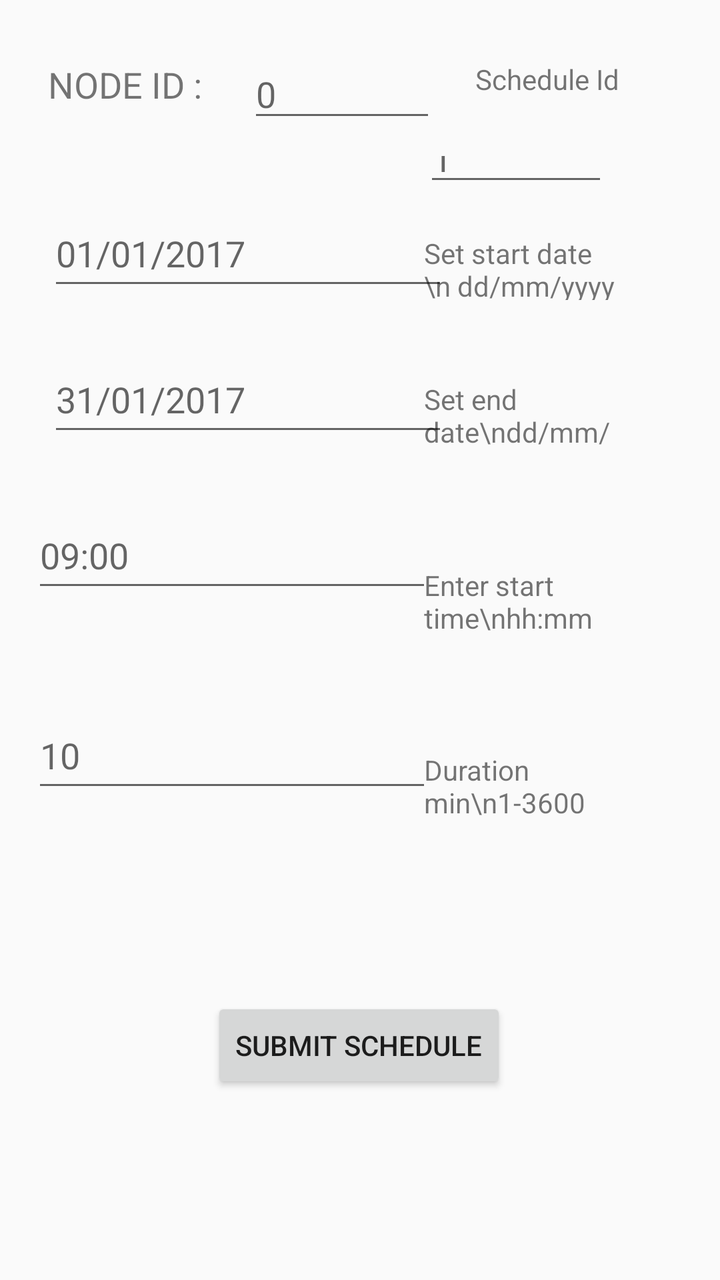
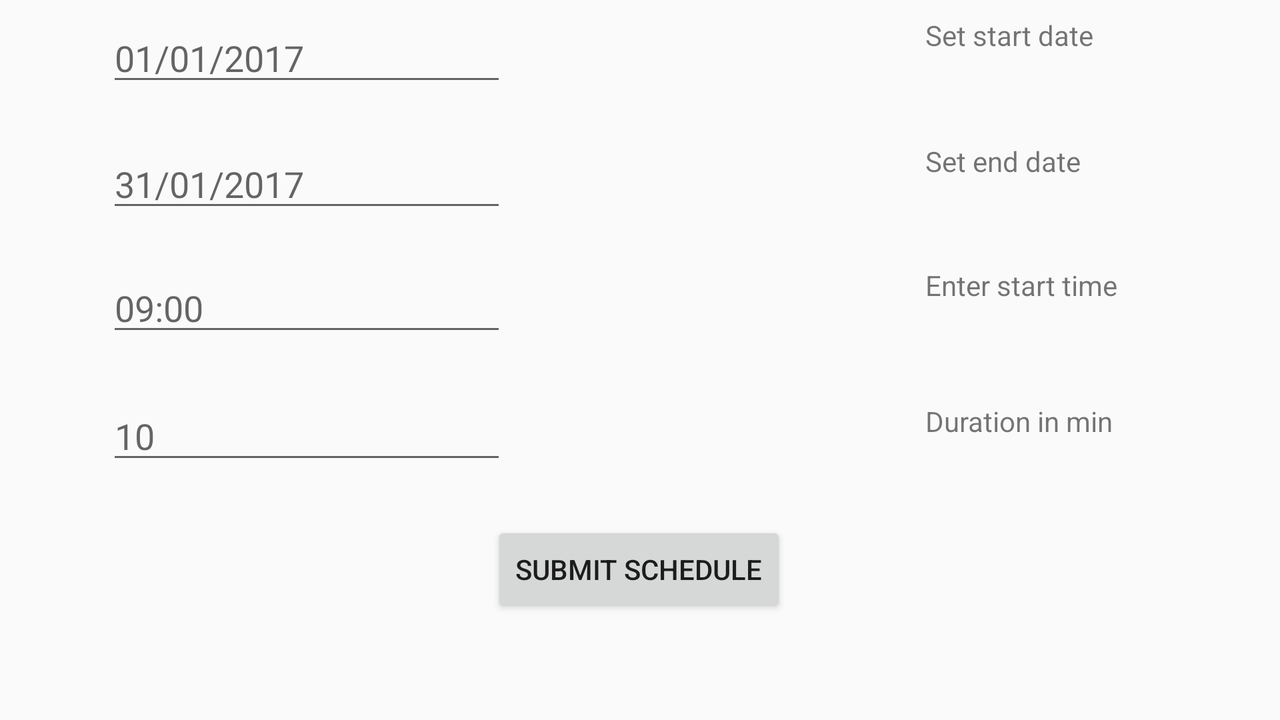

An Android layout and its configuration variant, each rendered on a device that would load it. The default file and the variant file are quoted in full after the pictures.
<!-- AndroidManifest.xml: application theme AppTheme -->
<!-- res/layout/fragment_config_schedule.xml -->
<android.support.constraint.ConstraintLayout xmlns:android="http://schemas.android.com/apk/res/android"
    xmlns:app="http://schemas.android.com/apk/res-auto"
    xmlns:tools="http://schemas.android.com/tools"
    android:layout_width="match_parent"
    android:layout_height="match_parent"
    android:tag="config_schedule"
    android:background="@drawable/farm_background"
    tools:context="layout.config_schedule"
    tools:layout_editor_absoluteY="81dp">

    


    <EditText
        android:id="@+id/startDatePick"
        style="@style/Widget.AppCompat.EditText"
        android:layout_width="200dp"
        android:layout_height="50dp"
        android:layout_marginStart="24dp"
        android:layout_marginTop="30dp"
        android:ems="10"
        android:focusable="false"
        android:hint="01/01/2017"
        android:inputType="date"
        android:selectAllOnFocus="false"
        android:singleLine="false"
        app:layout_constraintStart_toStartOf="parent"
        app:layout_constraintTop_toBottomOf="@+id/textView3" />

    <EditText
        android:id="@+id/endDatePick"
        style="@style/Widget.AppCompat.EditText"
        android:layout_width="200dp"
        android:layout_height="50dp"
        android:layout_marginStart="24dp"
        android:layout_marginTop="23dp"
        android:focusable="false"
        android:ems="10"
        android:hint="31/01/2017"
        android:inputType="date"
        app:layout_constraintStart_toStartOf="parent"
        app:layout_constraintTop_toBottomOf="@+id/startDatePick" />

    <TextView
        android:id="@+id/startDate"
        android:layout_width="100dp"
        android:layout_height="33dp"
        android:layout_marginEnd="48dp"
        android:layout_marginStart="39dp"
        android:layout_marginTop="19dp"
        android:focusable="false"
        android:text="Set start date \n dd/mm/yyyy"
        android:textAlignment="viewStart"
        app:layout_constraintEnd_toEndOf="parent"
        app:layout_constraintHorizontal_bias="1.0"
        app:layout_constraintStart_toEndOf="@+id/startDatePick"
        app:layout_constraintTop_toBottomOf="@+id/scheduleId" />

    <TextView
        android:id="@+id/endDate"
        android:layout_width="100dp"
        android:layout_height="37dp"
        android:layout_marginEnd="48dp"
        android:layout_marginStart="39dp"
        android:layout_marginTop="40dp"
        android:focusable="false"
        android:text="Set end date\ndd/mm/yyyy"
        android:textAlignment="viewStart"
        app:layout_constraintEnd_toEndOf="parent"
        app:layout_constraintHorizontal_bias="1.0"
        app:layout_constraintStart_toEndOf="@+id/endDatePick"
        app:layout_constraintTop_toBottomOf="@+id/startDate" />

    <EditText
        android:id="@+id/timePick"
        style="@style/Widget.AppCompat.EditText"
        android:layout_width="200dp"
        android:layout_height="50dp"
        android:layout_marginStart="16dp"
        android:layout_marginTop="28dp"
        android:ems="10"
        android:focusable="false"
        android:hint="09:00"
        android:inputType="time"
        app:layout_constraintStart_toStartOf="parent"
        app:layout_constraintTop_toBottomOf="@+id/endDatePick" />

    <TextView
        android:id="@+id/textView5"
        android:layout_width="100dp"
        android:layout_height="50dp"
        android:layout_marginEnd="48dp"
        android:layout_marginStart="39dp"
        android:layout_marginTop="56dp"
        android:text="Enter start time\nhh:mm"
        android:textAlignment="viewStart"
        app:layout_constraintEnd_toEndOf="parent"
        app:layout_constraintHorizontal_bias="1.0"
        app:layout_constraintStart_toEndOf="@+id/timePick"
        app:layout_constraintTop_toBottomOf="@+id/endDate" />

    <EditText
        android:id="@+id/durationInMin"
        style="@style/Widget.AppCompat.EditText"
        android:layout_width="200dp"
        android:layout_height="50dp"
        android:layout_marginLeft="16dp"
        android:layout_marginStart="16dp"
        android:layout_marginTop="50dp"
        android:ems="10"
        android:hint="10"
        android:inputType="number"
        app:layout_constraintLeft_toLeftOf="parent"
        app:layout_constraintStart_toStartOf="parent"
        app:layout_constraintTop_toBottomOf="@+id/timePick" />

    <TextView
        android:id="@+id/textView6"
        android:layout_width="100dp"
        android:layout_height="50dp"
        android:layout_marginBottom="64dp"
        android:layout_marginEnd="48dp"
        android:layout_marginStart="39dp"
        android:layout_marginTop="33dp"
        android:text="Duration min\n1-3600"
        android:textAlignment="viewStart"
        app:layout_constraintBottom_toTopOf="@+id/configSaveButton"
        app:layout_constraintEnd_toEndOf="parent"
        app:layout_constraintHorizontal_bias="1.0"
        app:layout_constraintStart_toEndOf="@+id/durationInMin"
        app:layout_constraintTop_toBottomOf="@+id/textView5" />

    <Button
        android:id="@+id/configSaveButton"
        android:layout_width="wrap_content"
        android:layout_height="wrap_content"
        android:layout_marginBottom="36dp"
        android:layout_marginEnd="132dp"
        android:layout_marginStart="131dp"
        android:layout_marginTop="40dp"
        android:text="Submit Schedule"
        app:layout_constraintBottom_toBottomOf="parent"
        app:layout_constraintEnd_toEndOf="parent"
        app:layout_constraintStart_toStartOf="parent"
        app:layout_constraintTop_toBottomOf="@+id/durationInMin" />

    <TextView
        android:id="@+id/textView3"
        android:layout_width="92dp"
        android:layout_height="40dp"
        android:layout_marginStart="24dp"
        android:layout_marginTop="30dp"
        android:text="NODE ID :"
        android:textSize="18sp"
        app:layout_constraintStart_toStartOf="parent"
        app:layout_constraintTop_toTopOf="parent" />

    <EditText
        android:id="@+id/nodeNumber"
        style="@style/Widget.AppCompat.EditText"
        android:layout_width="94dp"
        android:layout_height="36dp"
        android:layout_marginStart="8dp"
        android:layout_marginTop="30dp"
        android:hint="0"
        app:layout_constraintStart_toEndOf="@+id/textView3"
        app:layout_constraintTop_toTopOf="parent" />

    <TextView
        android:id="@+id/textView7"
        android:layout_width="90dp"
        android:layout_height="33dp"
        android:layout_marginEnd="58dp"
        android:layout_marginStart="45dp"
        android:layout_marginTop="30dp"
        android:text="Schedule Id"
        app:layout_constraintEnd_toEndOf="parent"
        app:layout_constraintStart_toEndOf="@+id/nodeNumber"
        app:layout_constraintTop_toTopOf="parent" />

    <EditText
        android:id="@+id/scheduleId"
        android:layout_width="92dp"
        android:layout_height="30dp"
        android:layout_marginEnd="56dp"
        android:layout_marginTop="5dp"
        android:ems="10"
        android:hint="1"
        android:inputType="number"
        app:layout_constraintEnd_toEndOf="parent"
        app:layout_constraintTop_toBottomOf="@+id/textView7" />

</android.support.constraint.ConstraintLayout>
<!-- resources referenced by this layout -->
<resources>
  <style name="AppTheme" parent="Theme.AppCompat.Light.DarkActionBar">
          
          <item name="colorPrimary">@color/colorPrimary</item>
          <item name="colorPrimaryDark">@color/colorPrimaryDark</item>
          <item name="colorAccent">@color/colorAccent</item>
          <item name="preferenceTheme">@style/PreferenceThemeOverlay</item>
      </style>
  <color name="colorPrimary">#3F51B5</color>
  <color name="colorPrimaryDark">#303f9f</color>
  <color name="colorAccent">#FF4081</color>
</resources>
<!-- res/layout-land/fragment_config_schedule.xml (the author's variant of the layout above) -->
<!-- drawn on the phone turned sideways -->
<android.support.constraint.ConstraintLayout xmlns:android="http://schemas.android.com/apk/res/android"
    xmlns:app="http://schemas.android.com/apk/res-auto"
    xmlns:tools="http://schemas.android.com/tools"
    android:layout_width="match_parent"
    android:layout_height="match_parent"
    tools:context="layout.config_schedule"
    tools:layout_editor_absoluteY="81dp">

    


    <EditText
        android:id="@+id/startDatePick"
        style="@style/Widget.AppCompat.EditText"
        android:layout_width="200dp"
        android:layout_height="40dp"
        android:layout_marginEnd="164dp"
        android:layout_marginStart="24dp"
        android:layout_marginTop="8dp"
        android:ems="10"
        android:hint="01/01/2017"
        android:inputType="date"
        android:selectAllOnFocus="false"
        android:singleLine="false"
        app:layout_constraintEnd_toStartOf="@+id/startDate"
        app:layout_constraintStart_toStartOf="parent"
        app:layout_constraintTop_toTopOf="parent" />

    <EditText
        android:id="@+id/endDatePick"
        style="@style/Widget.AppCompat.EditText"
        android:layout_width="200dp"
        android:layout_height="40dp"
        android:layout_marginEnd="164dp"
        android:layout_marginStart="24dp"
        android:layout_marginTop="23dp"
        android:ems="10"
        android:hint="31/01/2017"
        android:inputType="date"
        app:layout_constraintEnd_toStartOf="@+id/endDate"
        app:layout_constraintStart_toStartOf="parent"
        app:layout_constraintTop_toBottomOf="@+id/startDatePick" />

    <TextView
        android:id="@+id/startDate"
        android:layout_width="100dp"
        android:layout_height="40dp"
        android:layout_marginEnd="48dp"
        android:layout_marginStart="16dp"
        android:layout_marginTop="8dp"
        android:text="Set start date"
        android:textAlignment="viewStart"
        app:layout_constraintEnd_toEndOf="parent"
        app:layout_constraintStart_toEndOf="@+id/startDatePick"
        app:layout_constraintTop_toTopOf="parent" />

    <TextView
        android:id="@+id/endDate"
        android:layout_width="100dp"
        android:layout_height="40dp"
        android:layout_marginEnd="48dp"
        android:layout_marginStart="16dp"
        android:layout_marginTop="23dp"
        android:text="Set end date"
        android:textAlignment="viewStart"
        app:layout_constraintEnd_toEndOf="parent"
        app:layout_constraintStart_toEndOf="@+id/endDatePick"
        app:layout_constraintTop_toBottomOf="@+id/startDate" />

    <EditText
        android:id="@+id/timePick"
        style="@style/Widget.AppCompat.EditText"
        android:layout_width="200dp"
        android:layout_height="40dp"
        android:layout_marginEnd="164dp"
        android:layout_marginStart="24dp"
        android:layout_marginTop="22dp"
        android:ems="10"
        android:hint="09:00"
        android:inputType="time"
        app:layout_constraintEnd_toStartOf="@+id/textView5"
        app:layout_constraintStart_toStartOf="parent"
        app:layout_constraintTop_toBottomOf="@+id/endDatePick" />

    <TextView
        android:id="@+id/textView5"
        android:layout_width="100dp"
        android:layout_height="40dp"
        android:layout_marginEnd="48dp"
        android:layout_marginStart="16dp"
        android:layout_marginTop="22dp"
        android:text="Enter start time"
        android:textAlignment="viewStart"
        app:layout_constraintEnd_toEndOf="parent"
        app:layout_constraintStart_toEndOf="@+id/timePick"
        app:layout_constraintTop_toBottomOf="@+id/endDate" />

    <EditText
        android:id="@+id/durationInMin"
        style="@style/Widget.AppCompat.EditText"
        android:layout_width="200dp"
        android:layout_height="40dp"
        android:layout_marginEnd="164dp"
        android:layout_marginStart="24dp"
        android:layout_marginTop="24dp"
        android:ems="10"
        android:hint="10"
        android:inputType="number"
        app:layout_constraintEnd_toStartOf="@+id/textView6"
        app:layout_constraintStart_toStartOf="parent"
        app:layout_constraintTop_toBottomOf="@+id/timePick" />

    <TextView
        android:id="@+id/textView6"
        android:layout_width="100dp"
        android:layout_height="40dp"
        android:layout_marginBottom="24dp"
        android:layout_marginEnd="48dp"
        android:layout_marginStart="16dp"
        android:layout_marginTop="32dp"
        android:text="Duration in min"
        android:textAlignment="viewStart"
        app:layout_constraintBottom_toTopOf="@+id/button"
        app:layout_constraintEnd_toEndOf="parent"
        app:layout_constraintStart_toEndOf="@+id/durationInMin"
        app:layout_constraintTop_toBottomOf="@+id/textView5" />

    <Button
        android:id="@+id/button"
        android:layout_width="wrap_content"
        android:layout_height="wrap_content"
        android:layout_marginBottom="36dp"
        android:layout_marginEnd="132dp"
        android:layout_marginStart="131dp"
        android:layout_marginTop="8dp"
        android:text="Submit Schedule"
        app:layout_constraintBottom_toBottomOf="parent"
        app:layout_constraintEnd_toEndOf="parent"
        app:layout_constraintStart_toStartOf="parent"
        app:layout_constraintTop_toBottomOf="@+id/durationInMin" />
</android.support.constraint.ConstraintLayout>
